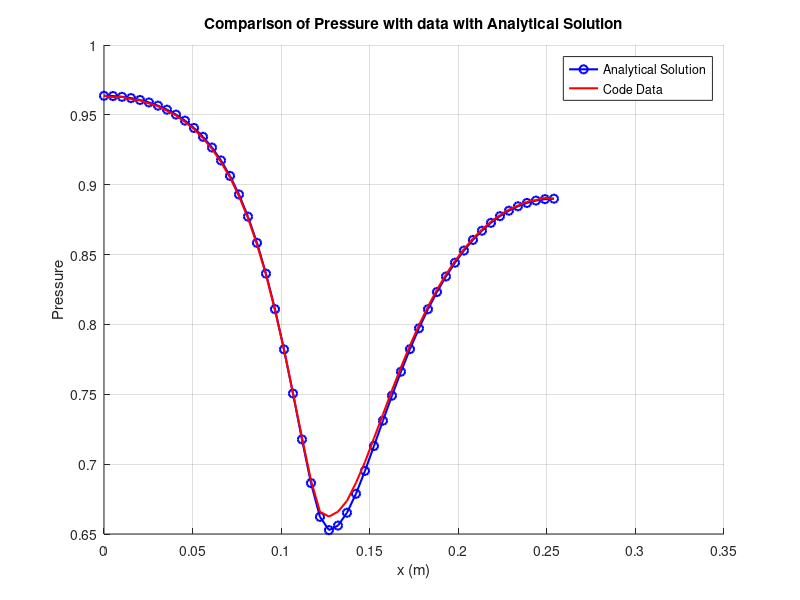
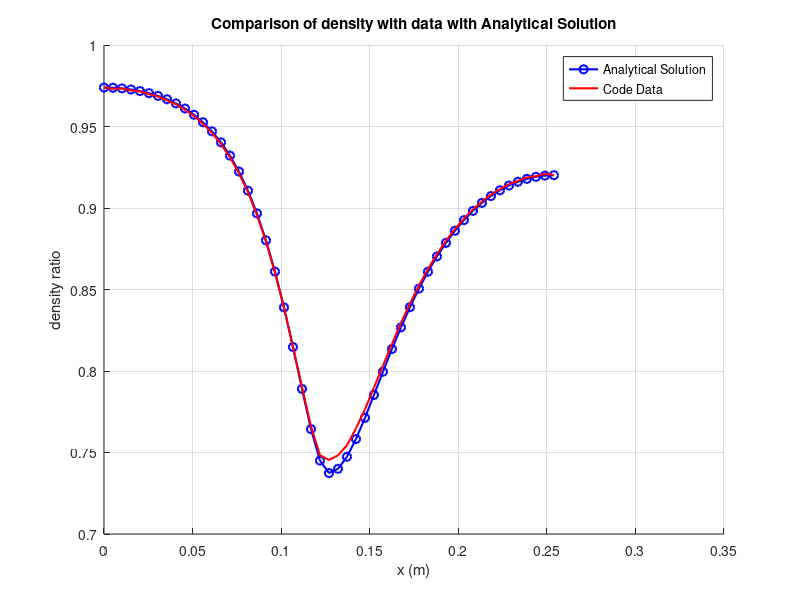
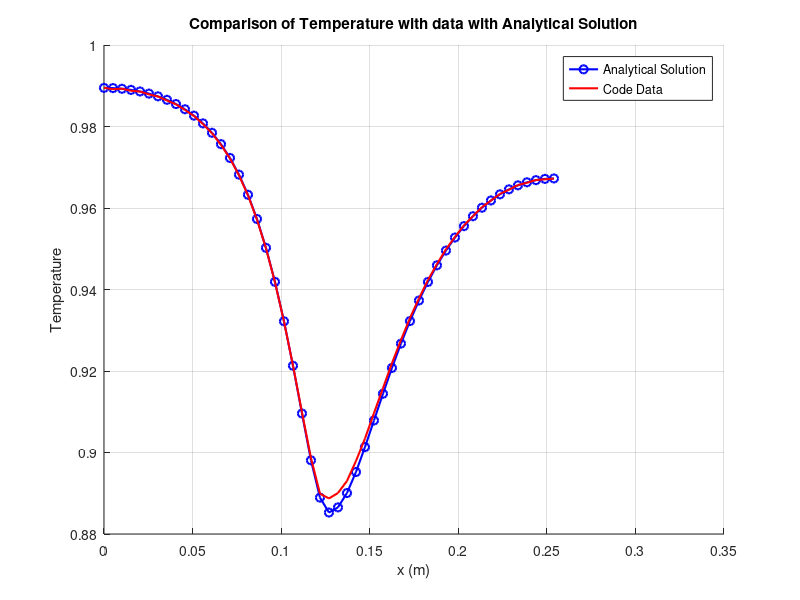
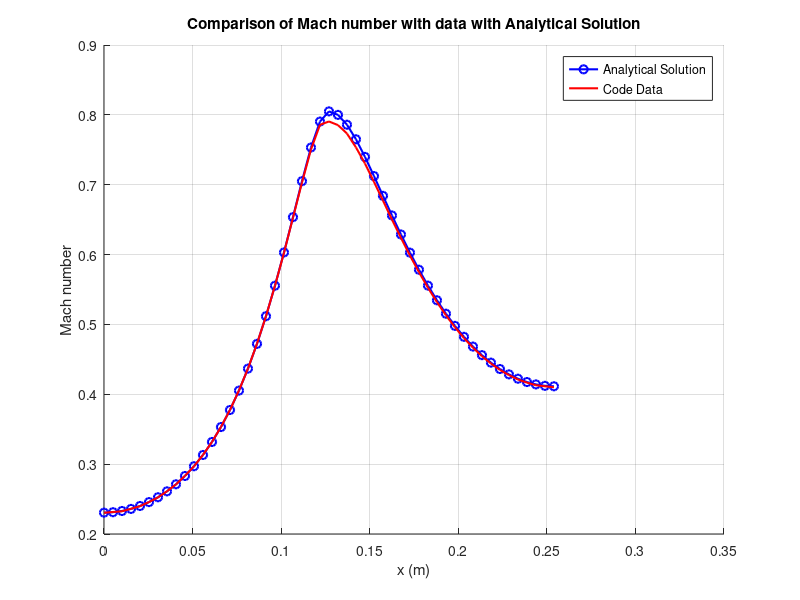

Write MATLAB code to recreate these figures, in order.
%Subsonic Flow

N = 51; % Number of grid points
L = 0.254; % Length of the Nozzle
x = linspace(0,L,N); % Gives us the x coordinates
dx = L/(N-1); % Spacing between two grid points

%Gas Properties
R = 287;
gamma = 1.4;
cv = R/(gamma-1);
cp = gamma*cv;

tolerance = 1e-6;
residual = 10;
CFL = 0.25;

%Area function
A = zeros(1,N);
for i = 1:N
    if x(i)<0.127
        A(i) = 0.0444 - 0.019 * cos((0.2 * x(i) / 0.0254 - 1) * pi);
    else
        A(i) = 0.0318 - 0.0063 * cos((0.2 * x(i) / 0.0254 - 1) * pi);

    end
end

%Derivative of the Area function (Required for J2)
dlnA_dx = gradient(log(A), (dx));  % d/dx lnA

%Boundary Conditions at inlet and outlet
P_inlet = 6894.76;
P_back = 6136.34;
T_inlet = 55.56;

% Guessing the Initial Fields;
P = linspace(P_inlet,P_back,N);  % Initial guess of Pressure
P(1) = P_inlet;
P(N) = P_back;

V = linspace (20,30,N);  % Initial guess of velocity
T = T_inlet - (V.^2 / (2 * cp));  % Initial guess of density

rho = P./(R*T); % Initial guess of density

a = (gamma*R*T).^0.5; % Speed of Sound

iterations = 0; % iteration counter

% Initializing the Conservative variables provided in the project
Q1 = rho.*A;                                   
Q2 = rho.*A.*V;   
Q3 = rho.*A.*(cv.*T + 0.5.*V.^2);

% Initializing the fluxes provided in the project
F1 = Q2;
F2 = (Q2.^2./Q1) + (gamma-1) .* (Q3 - 0.5.*Q2.^2./ Q1);
F3 = (gamma.*Q2.*Q3./Q1) - 0.5.*(gamma - 1).*(Q2.^3./Q1.^2);

J1 = 0;
J2 = (gamma - 1).*(Q3 - 0.5.*Q2.^2./Q1).*dlnA_dx;
J3 = 0;

Q2_old_residual = Q2;

while residual > tolerance

    Q1_old = Q1;
    Q2_old = Q2;
    Q3_old = Q3;

    % Dynamic time step (expression derived from John Anderson Book)

    dt = (CFL*dx)/(max(abs(a)+ abs(V)));

    F1 = Q2;
    F2 = (Q2.^2./Q1) + (gamma-1).*(Q3 - 0.5.*Q2.^2./ Q1);
    F3 = (gamma.*Q2.*Q3./Q1) - 0.5.*(gamma - 1).*(Q2.^3./Q1.^2);
    
    J2 = (gamma - 1).*(Q3 - 0.5.*Q2.^2./Q1).*dlnA_dx;

    % Predictor Step (1st step in MacCormack's Scheme) (Forward Time Forward Space discretization)

    Q1_star = Q1;
    Q2_star = Q2;
    Q3_star = Q3;

    for j = 2:N-1
        Q1_star(j) = Q1(j) - (dt/dx) * (F1(j+1) - F1(j)); % J1 term is 0
        Q2_star(j) = Q2(j) - (dt/dx) * (F2(j+1) - F2(j)) + dt * J2(j);
        Q3_star(j) = Q3(j) - (dt/dx) * (F3(j+1) - F3(j)); % J3 term is 0
    end

    % Now we update the values of Fluxes and Source term using the
    % predicted values of Q1_star, Q2_star, Q3_star

    F1_star = Q2_star;
    F2_star = (Q2_star.^2./Q1_star) + (gamma-1).*(Q3_star - 0.5.*Q2_star.^2./ Q1_star);
    F3_star = (gamma.*Q2_star.*Q3_star./Q1_star) - 0.5.*(gamma - 1).*(Q2_star.^3./Q1_star.^2);
    
    J2_star = (gamma - 1).*(Q3_star - 0.5.*Q2_star.^2./Q1_star).*dlnA_dx;

    % Corrector Step (2nd step in MacCormack's Scheme) (Forward Time Backward Space discretization)
    for k = 2:N-1
        Q1(k) = 0.5 * (Q1_old(k) + Q1_star(k) - (dt/dx)*(F1_star(k) - F1_star(k-1)));
        Q2(k) = 0.5 * (Q2_old(k) + Q2_star(k) - (dt/dx)*(F2_star(k) - F2_star(k-1)) + dt * J2_star(k));
        Q3(k) = 0.5 * (Q3_old(k) + Q3_star(k) - (dt/dx)*(F3_star(k) - F3_star(k-1)));
    end

    % Recover temperature, density, velocity, Pressure for interior nodes
    % and then apply the boundary conditions for nodes 1 and N

    rho = Q1./A;
    V = Q2./Q1;
    T = (Q3./Q1 - 0.5.* V.^2)./cv;
    P = rho.*R.*T;
    a = sqrt(gamma*R.*T);

    % Applying the boundary Conditions at inlet

    V(1) = 2*V(2) - V(3);  % Extrapolating the velocity at inlet
    T(1) = T_inlet - V(1)^2 / (2*cp);
    P(1) = P_inlet * (T(1)/T_inlet)^(gamma/(gamma - 1));
    rho(1) = P(1) / (R*T(1));

    % Update values of Q1,Q2,Q3 at the inlet using the updated values of primitive variables at inlet
    Q1(1) = rho(1) * A(1);                                   
    Q2(1) = rho(1) * A(1) * V(1);   
    Q3(1) = rho(1) * A(1) * (cv*T(1) + 0.5*V(1)^2);
    
    % Applying the boundary Conditions at outlet

    P(N) = P_back;
    V(N) = 2*V(N-1)- V(N-2); % Extrapolating the velocity at outlet
    T(N) = 2*T(N-1)- T(N-2); % Extrapolating the temperature at outlet
    rho(N) = P(N)/(R*T(N));

    % Update values of Q1,Q2,Q3 at the outlet using the updated values of primitive variables at outlet
    Q1(N) = rho(N) * A(N);                                   
    Q2(N) = rho(N) * A(N) * V(N);   
    Q3(N) = rho(N) * A(N) * (cv*T(N) + 0.5*V(N)^2);

    % Calculating the residual
    residual = norm(Q2 - Q2_old_residual) / (norm(Q2_old_residual) + eps); % Normalized Norm
    Q2_old_residual = Q2;
end

% Getting the final results

Pressure_ratio = P ./P_inlet;
rho_ratio = rho ./ (P_inlet / (R * T_inlet));
Temperature_ratio = T ./ T_inlet;
Mach = V ./ a;


% NASA's data for Pressure ratio for a subsonic Flow;

% axial Coordinates for the nozzle
x_m = [0.000000, 0.005080, 0.010160, 0.015240, 0.020320, 0.025400, 0.030480, 0.035560, 0.040640, 0.045720,...
    0.050800, 0.055880, 0.060960, 0.066040, 0.071120, 0.076200, 0.081280, 0.086360, 0.091440, 0.096520,...
    0.101600, 0.106680, 0.111760, 0.116840, 0.121920, 0.127000, 0.132080, 0.137160, 0.142240, 0.147320,...
    0.152400, 0.157480, 0.162560, 0.167640, 0.172720, 0.177800, 0.182880, 0.187960, 0.193040, 0.198120,...
    0.203200, 0.208280, 0.213360, 0.218440, 0.223520, 0.228600, 0.233680, 0.238760, 0.243840, 0.248920, 0.254000];

% Mach Number for NASA
M_NASA = [ ...
    0.2305986, 0.2311824, 0.2329429, 0.2359077, 0.2401235, ...
    0.2456567, 0.2525952, 0.2610493, 0.2711545, 0.2830723, ...
    0.2969925, 0.3131352, 0.3317496, 0.3531143, 0.3775311, ...
    0.4053157, 0.4367796, 0.4721986, 0.5117609, 0.5554809, ...
    0.6030496, 0.6535671, 0.7050224, 0.7532675, 0.7904066, ...
    0.8049845, 0.7999743, 0.7858996, 0.7650277, 0.7398368, ...
    0.7123653, 0.6840839, 0.6559903, 0.6287439, 0.6027672, ...
    0.5783231, 0.5555651, 0.5345717, 0.5153693, 0.4979494, ...
    0.4822819, 0.4683219, 0.4560181, 0.4453161, 0.4361631, ...
    0.4285094, 0.4223110, 0.4175303, 0.4141374, 0.4121103, ...
    0.4114360];

% Pressure ratio

p_Pa = [ ...
    6.644140e+03, 6.642900e+03, 6.639142e+03, 6.632755e+03, 6.623548e+03, ...
    6.611241e+03, 6.595458e+03, 6.575702e+03, 6.551338e+03, 6.521571e+03, ...
    6.485420e+03, 6.441674e+03, 6.388867e+03, 6.325248e+03, 6.248782e+03, ...
    6.157150e+03, 6.047850e+03, 5.918374e+03, 5.766540e+03, 5.591082e+03, ...
    5.392589e+03, 5.175028e+03, 4.948327e+03, 4.732902e+03, 4.566198e+03, ...
    4.500734e+03, 4.523227e+03, 4.586443e+03, 4.680153e+03, 4.793054e+03, ...
    4.915678e+03, 5.041067e+03, 5.164454e+03, 5.282679e+03, 5.393787e+03, ...
    5.496651e+03, 5.590737e+03, 5.675919e+03, 5.752347e+03, 5.820352e+03, ...
    5.880361e+03, 5.932857e+03, 5.978327e+03, 6.017243e+03, 6.050045e+03, ...
    6.077122e+03, 6.098812e+03, 6.115391e+03, 6.127078e+03, 6.134028e+03, ...
    6.136336e+03 ...
];


% Mach Number for analytical 
M_anyl = [ ...
0.2305986, 0.2311824, 0.2329429, 0.2359077, 0.2401235, ...
0.2456567, 0.2525952, 0.2610493, 0.2711545, 0.2830723, ...
0.2969925, 0.3131352, 0.3317496, 0.3531143, 0.3775311, ...
0.4053157, 0.4367796, 0.4721986, 0.5117609, 0.5554809, ...
0.6030496, 0.6535671, 0.7050224, 0.7532675, 0.7904066, ...
0.8049845, 0.7999743, 0.7858996, 0.7650277, 0.7398368, ...
0.7123653, 0.6840839, 0.6559903, 0.6287439, 0.6027672, ...
0.5783231, 0.5555651, 0.5345717, 0.5153693, 0.4979494, ...
0.4822819, 0.4683219, 0.4560181, 0.4453161, 0.4361631, ...
0.4285094, 0.4223110, 0.4175303, 0.4141374, 0.4121103, ...
0.4114360];

% analytical solution for pressure
P_anyl = (1 + 0.2* M_anyl.^2).^-(1.4/0.4);

% analytical solution for temperature
T_anyl = 1./(1 + 0.2*M_anyl.^2);

% analytical solution for density
rho_anyl = (1 + 0.2* M_anyl.^2).^-(1/0.4);

% Comparison of results with Analytical Solution by plotting them

%Pressure ratio Comparison
figure()
hold on;
plot(x_m, P_anyl, 'b-o', 'LineWidth', 1.5);
plot(x_m, Pressure_ratio, 'r', 'LineWidth', 1.5);
xlabel('x (m)');
ylabel("Pressure")
legend("Analytical Solution", "Code Data")
title('Comparison of Pressure with data with Analytical Solution');
grid on;

%Density ratio Comparison
figure()
hold on;
plot(x_m, rho_anyl, 'b-o', 'LineWidth', 1.5);
plot(x_m, rho_ratio, 'r', 'LineWidth', 1.5);
xlabel('x (m)');
ylabel("density ratio")
legend("Analytical Solution", "Code Data")
title('Comparison of density with data with Analytical Solution');
grid on;

%Temperature ratio Comparison
figure()
hold on;
plot(x_m, T_anyl, 'b-o', 'LineWidth', 1.5);
plot(x_m, Temperature_ratio, 'r', 'LineWidth', 1.5);
xlabel('x (m)');
ylabel("Temperature")
legend("Analytical Solution", "Code Data")
title('Comparison of Temperature with data with Analytical Solution');
grid on;

%Mach Number ratio Comparison
figure()
hold on;
plot(x_m, M_anyl, 'b-o', 'LineWidth', 1.5);
plot(x_m, Mach, 'r', 'LineWidth', 1.5);
xlabel('x (m)');
ylabel("Mach number")
legend("Analytical Solution", "Code Data")
title('Comparison of Mach number with data with Analytical Solution');
grid on;


% Comparison of Pressure with NASA's Data
figure()
hold on;
plot(x_m, p_Pa./P_inlet, 'b-o', 'LineWidth', 1.5);
plot(x_m, P./P_inlet, 'r', 'LineWidth', 1.5);
xlabel('x (m)');
ylabel("Pressure")
legend("NASA", "Code Data")
title('Comparison of Pressure with data from NASA');
grid on;

% Comparison of Mach Number with NASA's Data
figure()
hold on;
plot(x_m, M_NASA, 'b-o', 'LineWidth', 1.5);
plot(x_m, Mach, 'r', 'LineWidth', 1.5);
xlabel('x (m)');
ylabel("Mach Number")
legend("NASA", "Code Data")
title('Comparison of Mach Number with data from NASA');
grid on;
